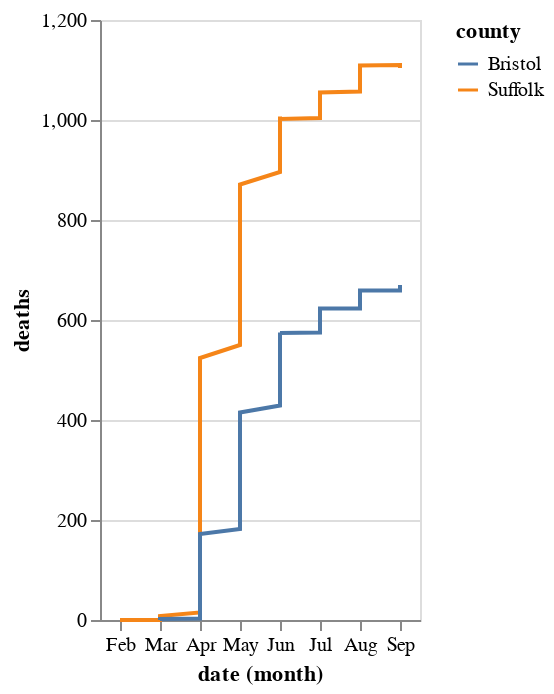

The cell this chart's notebook holds for it:
### Code cell
#I looked into plotting 'multiple columns' (deaths and cases) on the same axis. Jake responded that while it is not impossible (can use procedures like melting, or layering graphs), it is not the natural way to use altair
#We discuss the particulars of Altair's data format here: https://altair-viz.github.io/user_guide/data.html?highlight=wide#long-form-vs-wide-form-data
#jakevdp: In short, the only way to plot multiple columns on the same chart is to use layers, as you have found.


alt.Chart(df_filtered).mark_line().encode(
    x='month(date):O',
    y='deaths:Q',
    color='county',
)

### Figure 1 — Vega-Lite specification as saved in the notebook (floating-point values rounded to 4 significant figures; data arrays with more than 128 entries replaced by an {"elided": "..."} marker saying what was removed)
{"config": {"view": {"continuousWidth": 400, "continuousHeight": 300}}, "data": {"name": "data-76c5b8a05186b494bd136f78a16ae898"}, "mark": "line", "encoding": {"color": {"type": "nominal", "field": "county"}, "x": {"type": "ordinal", "field": "date", "timeUnit": "month"}, "y": {"type": "quantitative", "field": "deaths"}}, "$schema": "https://vega.github.io/schema/vega-lite/v4.8.1.json", "datasets": {"data-76c5b8a05186b494bd136f78a16ae898": {"elided": "404 records"}}}
